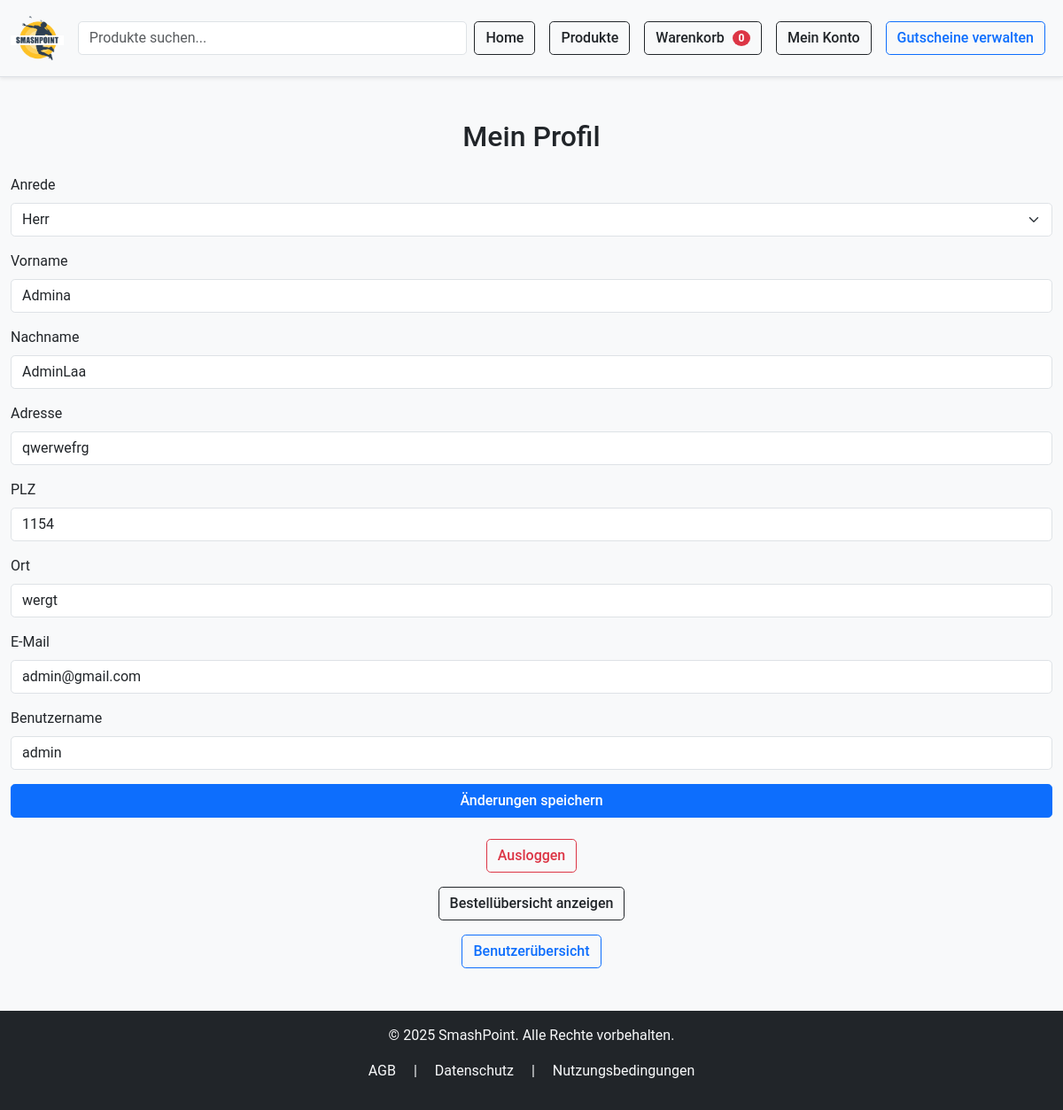
/Frontend/sites/profile.php (signed in), run on the app's committed database.
### tables this page shows
CREATE TABLE `user` (
  `ID` int(255) NOT NULL,
  `salutation` enum('Herr','Frau','Divers','') NOT NULL,
  `firstname` varchar(255) NOT NULL,
  `lastname` varchar(255) NOT NULL,
  `address` varchar(255) NOT NULL,
  `postal_code` int(10) NOT NULL,
  `city` varchar(255) NOT NULL,
  `email` varchar(255) NOT NULL,
  `username` varchar(50) NOT NULL,
  `password` varchar(255) DEFAULT NULL,
  `role` enum('admin','user') NOT NULL,
  `status` enum('aktiv','inaktiv') NOT NULL DEFAULT 'aktiv',
  `payment_method` varchar(50) NOT NULL
);

### Frontend/sites/profile.php (the view, shortened to what this page needs)
<?php
require_once '../../Backend/config/dbaccess.php';
$userID = $_SESSION['user_id'];
$stmt = $conn->prepare("SELECT salutation, firstname, lastname, address, postal_code, city, email, username, role FROM User WHERE ID = ?");
$stmt->bind_param("i", $userID);
$stmt->execute();
$stmt->bind_result($salutation, $firstname, $lastname, $address, $postal_code, $city, $email, $username, $role);
?>
<!DOCTYPE html>
<html lang="de">
<head>
    <link href="https://cdn.jsdelivr.net/npm/bootstrap@5.3.3/dist/css/bootstrap.min.css" rel="stylesheet">
    <link rel="stylesheet" href="../res/css/style.css">
</head>
<body>
<?php include('header.php'); ?>
<div class="container mt-5">
    <h2 class="text-center mb-4">Mein Profil</h2>
    <form id="profileForm">
        <div class="mb-3">
            <label class="form-label">Anrede</label>
            <select name="salutation" class="form-select" required>
                <option value="Herr" <?= $salutation === 'Herr' ? 'selected' : '' ?>>Herr</option>
            </select>
        </div>
        <div class="mb-3"><label class="form-label">Vorname</label><input type="text" name="firstname" value="<?= htmlspecialchars($firstname) ?>" class="form-control" required></div>
        <div class="mb-3"><label class="form-label">Nachname</label><input type="text" name="lastname" value="<?= htmlspecialchars($lastname) ?>" class="form-control" required></div>
        <div class="mb-3"><label class="form-label">Adresse</label><input type="text" name="address" value="<?= htmlspecialchars($address) ?>" class="form-control" required></div>
        <div class="mb-3"><label class="form-label">PLZ</label><input type="text" name="postal_code" value="<?= htmlspecialchars($postal_code) ?>" class="form-control" required></div>
        <div class="mb-3"><label class="form-label">Ort</label><input type="text" name="city" value="<?= htmlspecialchars($city) ?>" class="form-control" required></div>
        <div class="mb-3"><label class="form-label">E-Mail</label><input type="email" name="email" value="<?= htmlspecialchars($email) ?>" class="form-control" required></div>
        <div class="mb-3"><label class="form-label">Benutzername</label><input type="text" name="username" value="<?= htmlspecialchars($username) ?>" class="form-control" required></div>
        <button type="submit" class="btn btn-primary w-100">Änderungen speichern</button>
    </form>
    <div class="text-center mt-4">
        <a href="logout.php" class="btn btn-outline-danger">Ausloggen</a>
    </div>
    <div class="text-center mt-3">
        <a href="order-history.php" class="btn btn-outline-dark">Bestellübersicht anzeigen</a>
    </div>
    <?php if ($role === 'admin'): ?>
        <div class="text-center mt-3">
            <a href="user-overview.php" class="btn btn-outline-primary">Benutzerübersicht</a>
        </div>
    <?php endif; ?>
</div>
<?php include('footer.php'); ?>
</body>
</html>

### Frontend/res/css/style.css (style rules this page uses)
html, body { height: 100%; margin: 0; padding: 0; display: flex; flex-direction: column; font-family: 'Roboto', sans-serif; background-color: #f8f9fa; color: #212529; }
body > .container, body > main { flex: 1; }
a { text-decoration: none; }
.container { max-width: 1200px; }
.btn { border-radius: 0.3rem; font-weight: 500; transition: all 0.2s ease-in-out; }
.btn-outline-danger { color: #dc3545; border-color: #dc3545; }
.form-control, .form-select { border-radius: 0.3rem; }

### data on the page
user: salutation "Herr", firstname "Admina", lastname "AdminLaa", address "qwerwefrg", postal_code "1154", city "wergt", email "admin@gmail.com", username "admin"
